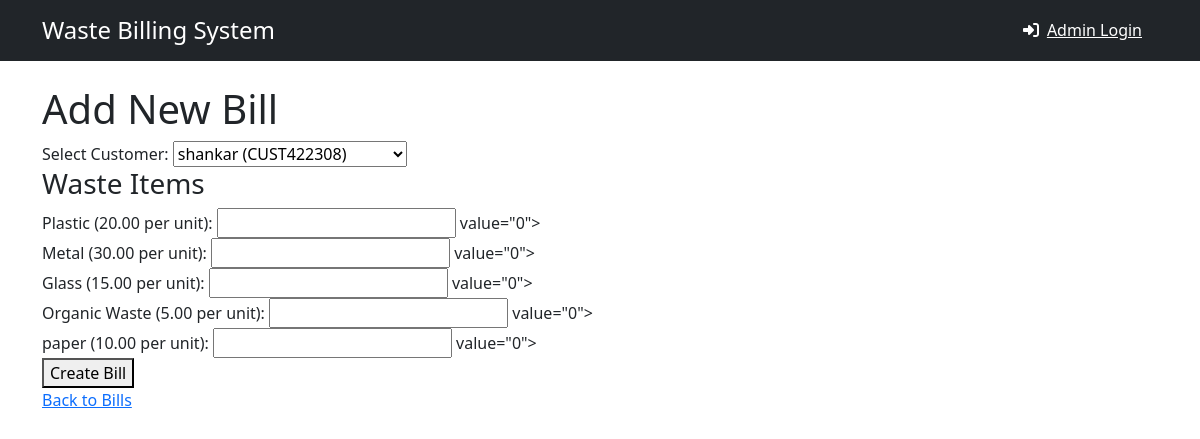
Page /bills/add/ on the committed database.
### core/models.py (models this page shows, shortened)
class WasteItem(models.Model):
    name = models.CharField(max_length=100)
    unit_price = models.DecimalField(max_digits=8, decimal_places=2, default=0)

### core/views.py (the view, shortened to what this page needs)
# urls.py: path('bills/add/', views.add_bill, name='add_bill'),
def add_bill(request):
    customers = Customer.objects.all()
    waste_items = WasteItem.objects.all()
    return render(
        request,
        'core/add_bill.html',
        {
            'customers': customers,
            'waste_items': waste_items
        }
    )

### core/templates/core/add_bill.html (shortened to what this page needs)
{% extends 'core/base.html' %}
{% block content %}
<h1>Add New Bill</h1>
<form method="POST">
    <label for="customer">Select Customer:</label>
    <select name="customer" id="customer" required>
        {% for customer in customers %}
        <option value="{{ customer.id }}">{{ customer.name }} ({{ customer.customer_id }})</option>
        {% endfor %}
    </select>
    <h3>Waste Items</h3>
    {% for item in waste_items %}
        <div>
            <label>{{ item.name }} ({{ item.unit_price }} per unit): </label>
            <input type="number"
                   name="quantity_{{ item.id }}"
                   min="0"
                   step="0.01"
                   value="0">
        </div>
    {% endfor %}
    <button type="submit">Create Bill</button>
</form>
<a href="{% url 'core:bill_list' %}">Back to Bills</a>
{% endblock %}

### rows in the picture
WasteItem: name "Plastic", unit_price "20.00"
WasteItem: name "Metal", unit_price "30.00"
WasteItem: name "Glass", unit_price "15.00"
WasteItem: name "Organic Waste", unit_price "5.00"
WasteItem: name "paper", unit_price "10.00"

### other values in the picture
form field customer "shankar (CUST422308)"
